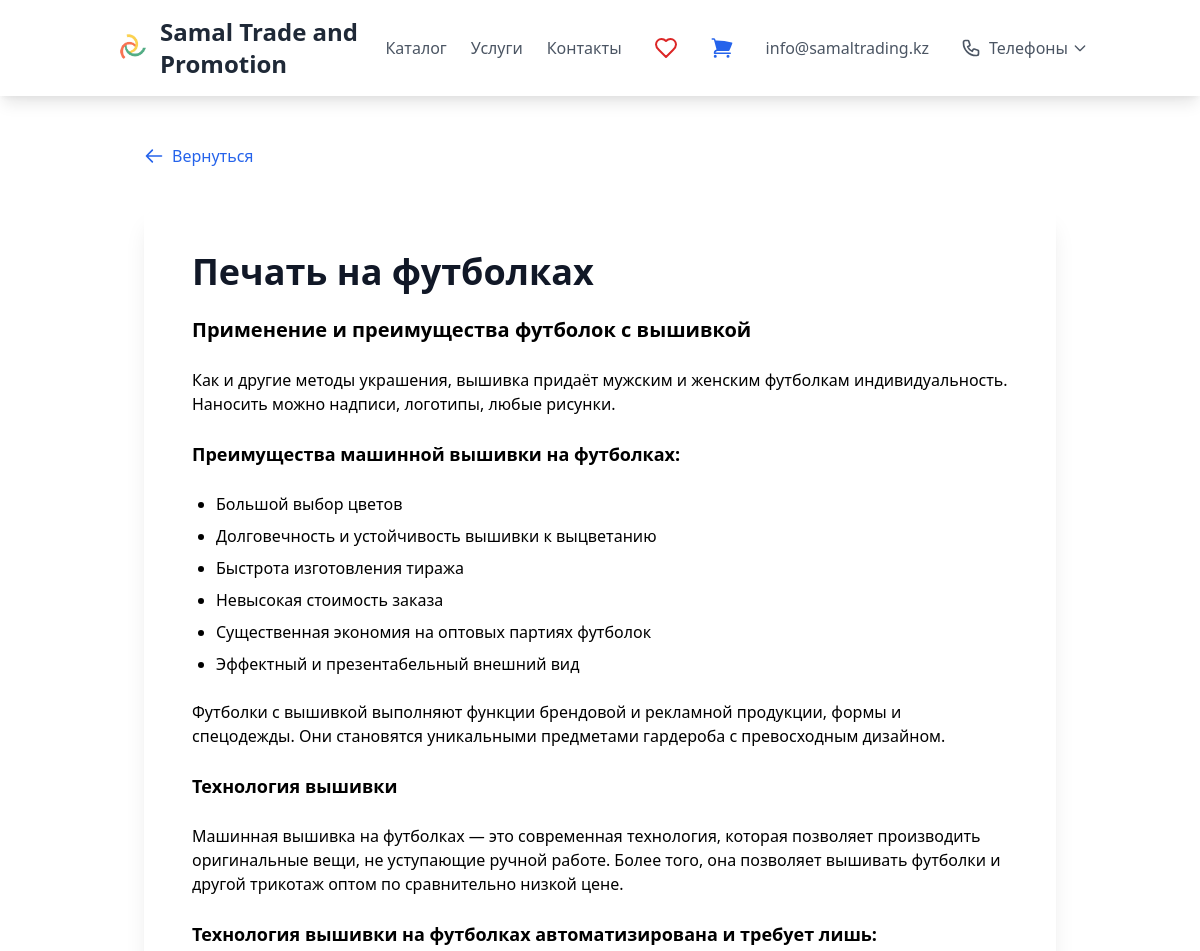
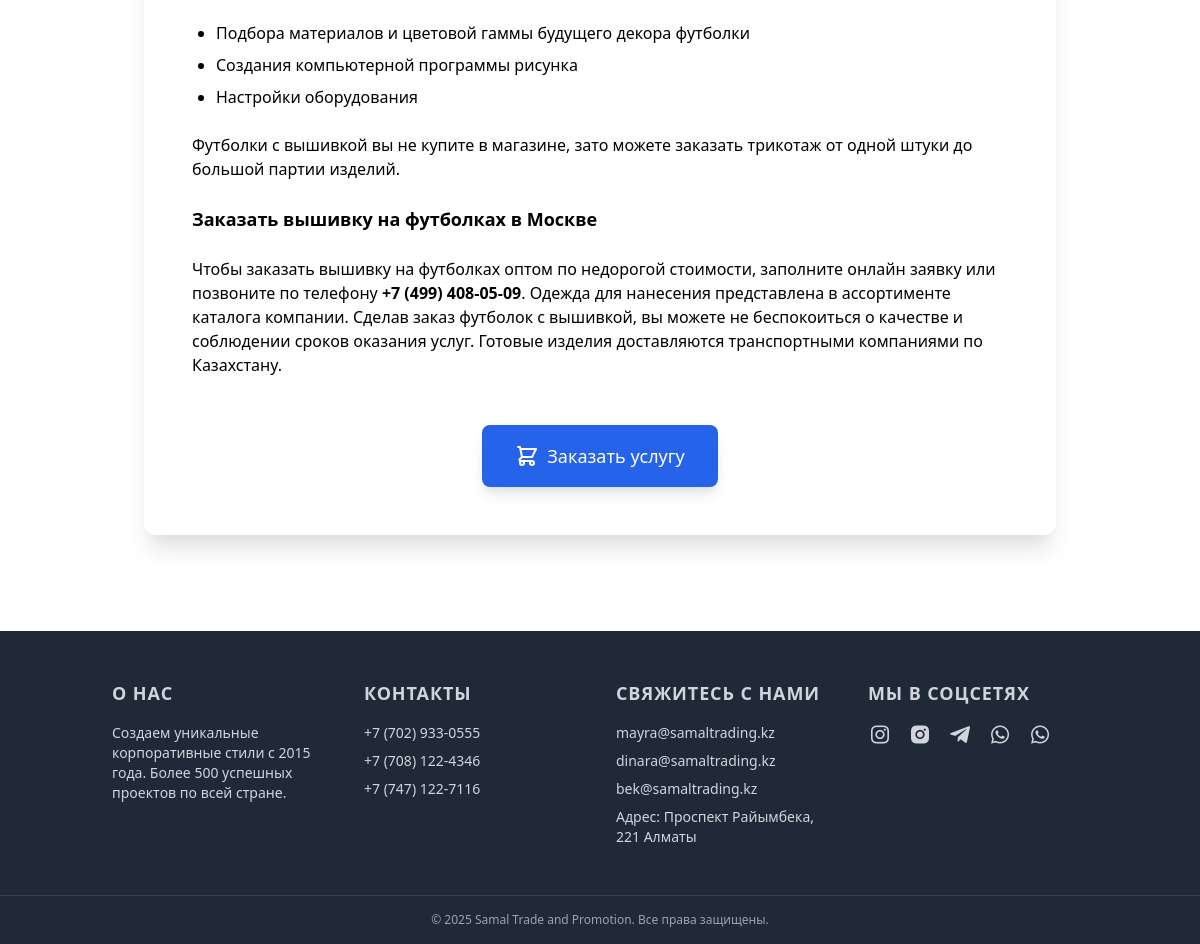
Page /services/pechat-na-odezhde/pechat-na-futbolkah/ on the committed database (2 pictures, top to bottom).
### samal/models.py (models this page shows, shortened)
class ServiceVariant(models.Model):
    service = models.ForeignKey(Service, on_delete=models.CASCADE, related_name="variants")
    slug = models.SlugField(help_text="Уникальный идентификатор для варианта, например: option1")
    title = models.CharField(max_length=200, help_text="Название варианта услуги")
    description = models.TextField(help_text="Подробное описание варианта")
    image = models.ImageField(upload_to="services/variants/", blank=True, null=True, help_text="Изображение варианта")
    class Meta:
        verbose_name = "Вариант услуги"
        verbose_name_plural = "Варианты услуг"

### samal/views.py (the view)
# urls.py: path('services/<slug:service_slug>/<slug:variant_slug>/', service_variant_detail, name='service_variant_detail'),
def service_variant_detail(request, service_slug, variant_slug):
    service = get_object_or_404(Service, slug=service_slug)
    variant = get_object_or_404(ServiceVariant, service=service, slug=variant_slug)
    images = variant.images.all()
    context = {
        'service': service,
        'variant': variant,
        'images': images
    }
    return render(request, 'samal/service_variant_detail.html', context)

### templates/samal/service_variant_detail.html (shortened to what this page needs)
{% extends "base.html" %}
{% block extra_head %}
<link rel="stylesheet" href="https://unpkg.com/swiper@8/swiper-bundle.min.css" />
{% endblock %}
{% block content %}
<div class="max-w-7xl mx-auto px-4 sm:px-6 lg:px-8 py-8 md:py-12">
  <div class="mb-6 md:mb-8">
    <a href="{% url 'service_detail' service.slug %}"
       class="inline-flex items-center text-blue-600 hover:text-blue-800 font-medium transition-colors group">
      <svg class="w-5 h-5 mr-2 group-hover:-translate-x-1 transition-transform" fill="none" stroke="currentColor" viewBox="0 0 24 24">
        <path stroke-linecap="round" stroke-linejoin="round" stroke-width="2" d="M10 19l-7-7m0 0l7-7m-7 7h18"/>
      </svg>
      Вернуться
    </a>
  </div>
  <div class="bg-white rounded-xl shadow-xl overflow-hidden">
    <div class="p-6 sm:p-8 lg:p-12">
      <h1 class="text-3xl sm:text-4xl font-bold text-gray-900 mb-4 sm:mb-6">
        {{ variant.title }}
      </h1>
      <div class="prose prose-base sm:prose-lg max-w-none mb-6 md:mb-8">
        <div class="space-y-4 sm:space-y-6">
          {{ variant.description|safe }}
        </div>
      </div>
      <div class="mt-8 sm:mt-12 text-center">
        <a href="{% url 'order_service_variant' service.slug variant.slug %}"
           class="inline-flex items-center px-6 py-3 sm:px-8 sm:py-4 border border-transparent text-base sm:text-lg font-medium rounded-lg text-white bg-blue-600 hover:bg-blue-700 transition-all duration-200 transform hover:scale-105 shadow-lg hover:shadow-xl">
          Заказать услугу
        </a>
      </div>
    </div>
  </div>
</div>
{% endblock %}

### templates/base.html (style rules this page uses)
body { @apply bg-gray-100; }

### rows in the picture
ServiceVariant: title "Печать на футболках", description "Применение и преимущества футболок с вышивкой Как и другие методы украшения, вышивка придаёт мужским и женским футболкам индивидуальность. Наносить можно надписи, логотипы, любые рисунки. Преимущества машинной вышивки на футболках: Большой выбор цветов Долговечность и устойчивость вышивки к выцветанию Быстрота изготовления тиража Невысокая стоимость заказа Существенная экономия на оптовых партиях футболок Эффектный и презентабельный внешний вид Футболки с вышивкой выполняют функции брендовой и рекламной продукции, формы и спецодежды. Они становятся уникальными предметами гардероба с превосходным дизайном. Технология вышивки Машинная вышивка на футболках — это современная технология, которая…"
